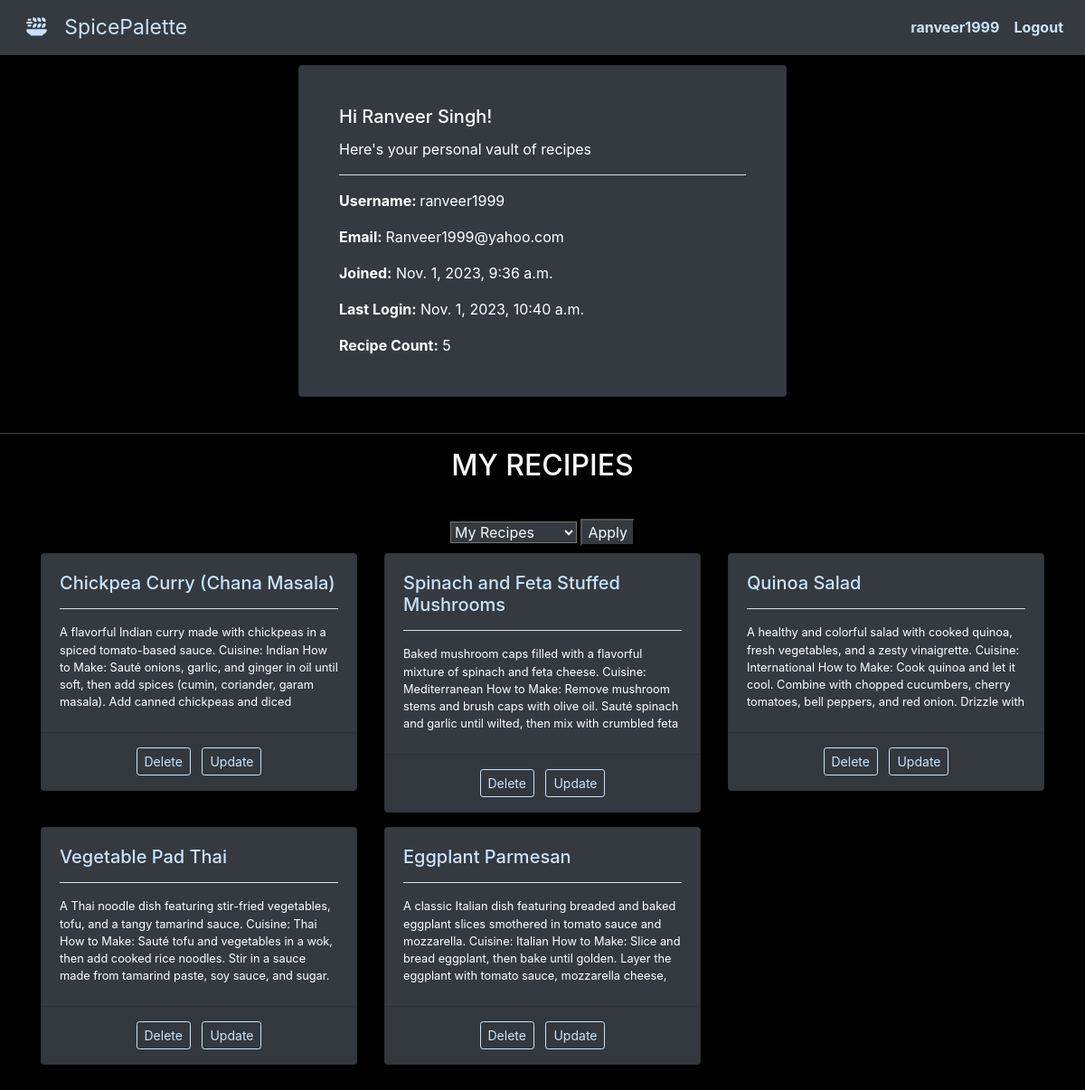
/user_profile/ (signed in), run on the app's committed database.
### recipeapp/models.py (models this page shows)
class Recipe(models.Model):
    user=models.ForeignKey(User,on_delete=models.CASCADE,null=True, blank=True)  #SET_DEFAULT : default vales are written SET_NULL using this instead of getting deleted we get NULL values
    recipe_name=models.CharField(max_length=100)
    recipe_description=models.TextField()
    recipe_image=models.ImageField(upload_to="images_db")
    recipe_view_count=models.IntegerField(default=0)
    recipe_hardness=models.CharField(max_length=100,default='Professional')
    recipe_time=models.IntegerField(default=60, blank=True, null=True) #amount of time in minutes
    recipe_cuisine=models.CharField(cuisine,blank=True, default='earth',max_length=50)
    recipe_ingredient = models.ManyToManyField(ingredientItem,  blank=True)
    recipe_private=models.BooleanField(default=False)

### recipeapp/views.py (the view)
# urls.py: path('user_profile/',user_profile,name="user_profile"),
def user_profile(request):
    queryset=Recipe.objects.all()
    my_recipes=queryset.filter(user=request.user)
    num_recipes=my_recipes.count()
    private_recipes=my_recipes.filter(recipe_private=True)
    public_recipes=my_recipes.filter(recipe_private=False)
    title="MY RECIPIES"
    if request.GET.get('option_display')=='2':
        my_recipes=private_recipes
        title="PRIVATE RECIPIES"
    if request.GET.get('option_display')=='3':
        my_recipes=public_recipes
        title="PUBLIC RECIPIES"
    context={
        'myrecipes' : my_recipes,
        'numrecipes': num_recipes,
        'title':title
    }
    return render(request, 'recipeapp/user_profile.html',context)

### recipeapp/templates/recipeapp/user_profile.html (shortened to what this page needs)
{% extends "base.html" %}
{% block start %}
    <div class="container">
        <div class="row justify-content-center">
            <div class="col-md-6">
                <div class="card bg-dark text-white p-4">
                    <div class="card-body">
                        <h5 class="card-title">Hi {{user.first_name}} {{user.last_name}}!</h5>
                        <p class="card-text">Here's your personal vault of recipes</p>
                        <hr class="bg-light">
                        <p class="card-text"><strong>Username: </strong> {{user.username}}</p>
                        <p class="card-text"><strong>Email: </strong> {{user.email}}</p>
                        <p class="card-text"><strong>Joined:</strong> {{user.date_joined}}</p>
                        <p class="card-text"><strong>Last Login:</strong> {{user.last_login}}</p>
                        <p class="card-text"><strong>Recipe Count:</strong> {{numrecipes}}</p>
                    </div>
                </div>
            </div>
        </div>
    </div>
    <br>
    <hr style="background-color: #4e4e4e;">
    <h2 class="text-center text-light">{{title}}</h2>
    <br>
    <div class="text-center m-2">
        <form method="get">
            <select id="options" name="option_display" class="bg-dark text-light  ">
                <option value="1">My Recipes</option>
            </select>
            <button type="submit" class="text-light bg-dark">Apply</button>
        </form>
    </div>
    <div class="container">
        <div class="row">
          {% for x in myrecipes %}
          <div class="col-12 col-md-6 col-lg-4">
            <div class="card bg-dark text-white mb-3">
              <div class="card-body">
                <h5><a href="/recipe_full/{{ x.id }}" class="card-title " style="color: var(--primary-color);">{{ x.recipe_name }}</a></h5>
                <hr class="bg-light">
                <p class="card-text small overflow-auto" style="max-height: 100px;">{{ x.recipe_description }}</p>
              </div>
              {% if request.user.is_authenticated %}
                <div class="card-footer text-center">
                  <a href="/delete-recipe/{{ x.id }}" class="btn btn-outline-danger btn-sm m-1" style="color: var(--primary-color); border-color: var(--primary-color);">Delete</a>
                  <a href="/update-recipe/{{ x.id }}" class="btn btn-outline-primary btn-sm m-1 " style="color: var(--primary-color); border-color: var(--primary-color);" >Update</a>
                </div>
              {% endif %}
            </div>
          </div>
          {% endfor %}
        </div>
      </div>
{% endblock  %}

### recipeapp/templates/header.html (shortened to what this page needs)
{% load static %}
<nav class="navbar navbar-expand-lg navbar-dark bg-dark fixed-top">
  <a class="navbar-brand " style="color: var(--primary-color); font-size: min(23px,3.5vw);" href="/"> &nbsp; <i class="fa-solid fa-plate-wheat" style="color: var(--primary-color);"></i></i>   &nbsp;  SpicePalette</a>
    <div class="collapse navbar-collapse" id="navbarNav">
      <ul class="navbar-nav ml-auto" >
        {% if request.user.is_authenticated %}
        <li class="nav-item">
          <a class="nav-link"  style="color: var(--primary-color); font-weight: bold;" href="/user_profile/">{{request.user.username}}</a>
        </li>
        <li class="nav-item dropdown">
          <a class="nav-link"  style="color: var(--primary-color);font-weight: bold;" href="/logout/"  role="button"  aria-haspopup="true" aria-expanded="false">Logout</a>
        </li>
        {% else %}
        <li class="nav-item dropdown">
            <a class="nav-link"  style="color: var(--primary-color); font-weight: bold;" href="/login/"  role="button"  aria-haspopup="true" aria-expanded="false">Login</a>
          </li>
        {% endif %}
      </ul>
    </div>
  </nav>
 <br>
 <br>
 <br>

### recipeapp/templates/base.html (style rules this page uses)
:root { --primary-color: #cbe3fc; --text-color: #ffffff; --background-color: #000000; }
body { background-color: #000; color: #cbe3fc; }

### data on the page
Recipe: recipe_name "Chickpea Curry (Chana Masala)", recipe_description "A flavorful Indian curry made with chickpeas in a spiced tomato-based sauce. Cuisine: Indian How to Make: Sauté onions, garlic, and ginger in oil until soft, then add spices (cumin, coriander, garam masala). Add canned chickpeas and diced…"
Recipe: recipe_name "Spinach and Feta Stuffed Mushrooms", recipe_description "Baked mushroom caps filled with a flavorful mixture of spinach and feta cheese. Cuisine: Mediterranean How to Make: Remove mushroom stems and brush caps with olive oil. Sauté spinach and garlic until wilted, then mix with crumbled feta…"
Recipe: recipe_name "Quinoa Salad", recipe_description "A healthy and colorful salad with cooked quinoa, fresh vegetables, and a zesty vinaigrette. Cuisine: International How to Make: Cook quinoa and let it cool. Combine with chopped cucumbers, cherry tomatoes, bell peppers, and red onion. Drizzle with…"
Recipe: recipe_name "Vegetable Pad Thai", recipe_description "A Thai noodle dish featuring stir-fried vegetables, tofu, and a tangy tamarind sauce. Cuisine: Thai How to Make: Sauté tofu and vegetables in a wok, then add cooked rice noodles. Stir in a sauce made from tamarind paste, soy sauce, and sugar.…"
Recipe: recipe_name "Eggplant Parmesan", recipe_description "A classic Italian dish featuring breaded and baked eggplant slices smothered in tomato sauce and mozzarella. Cuisine: Italian How to Make: Slice and bread eggplant, then bake until golden. Layer the eggplant with tomato sauce, mozzarella cheese,…"

### other printed values
{{ request.user.username }} "ranveer1999"
{{ user.first_name }} "Ranveer"
{{ user.last_name }} "Singh"
{{ user.username }} "ranveer1999"
{{ user.email }} "Ranveer1999@yahoo.com"
{{ user.date_joined }} "Nov. 1, 2023, 9:36 a.m."
{{ user.last_login }} "Nov. 1, 2023, 10:40 a.m."
{{ numrecipes }} "5"
{{ title }} "MY RECIPIES"
